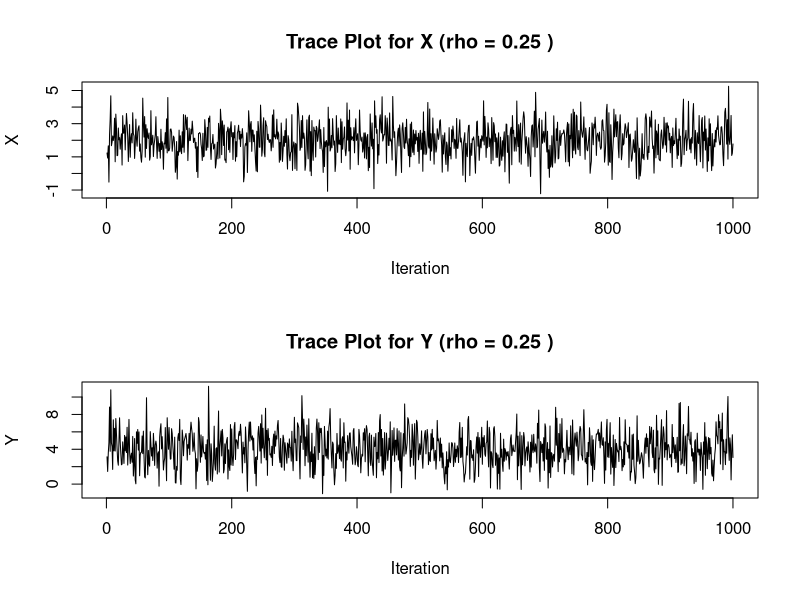
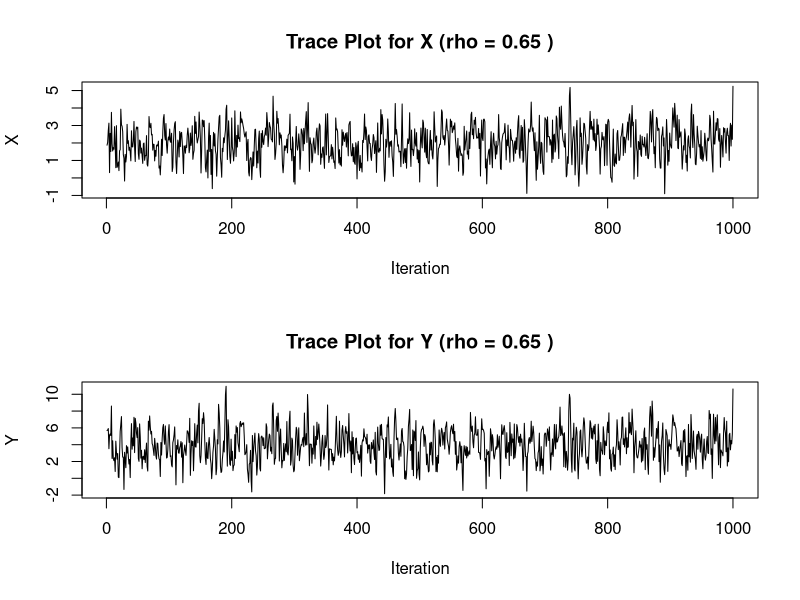
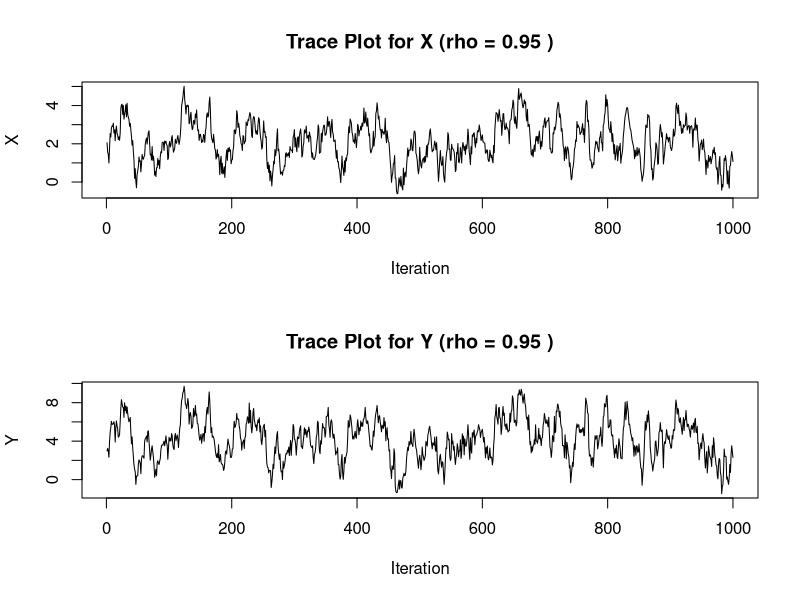
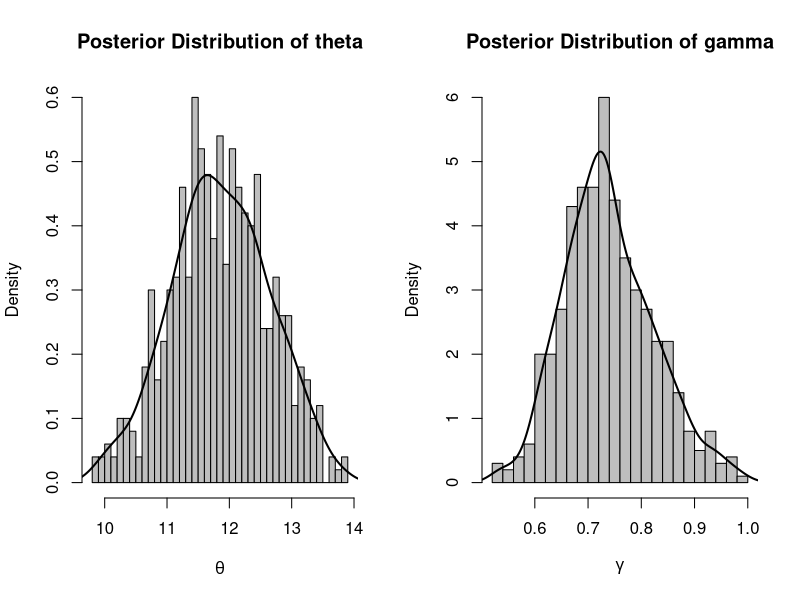

Generate these figures, in order, with R:
## ---- chunk 1

library(coda)

set.seed(123)

n_iter <- 1500   #Number of iterations
burn_in <- 500   # Burn-in period

rho_values <- c(0.25, 0.65, 0.95)
results <- list()

for(rho in rho_values) {
  
  X <- numeric(n_iter)
  Y <- numeric(n_iter)
  
  X[1] <- 2
  Y[1] <- 4
  
  for(t in 2:n_iter) {
    mean_X <- 2 + (rho / 2) * (Y[t - 1] - 4)
    var_X <- 1 - rho^2
    X[t] <- rnorm(1, mean = mean_X, sd = sqrt(var_X))
    
    mean_Y <- 4 + 2 * rho * (X[t] - 2)
    var_Y <- 4 * (1 - rho^2)
    Y[t] <- rnorm(1, mean = mean_Y, sd = sqrt(var_Y))
  }
  
  X_samples <- X[(burn_in + 1):n_iter]
  Y_samples <- Y[(burn_in + 1):n_iter]
  
  E_X <- mean(X_samples)
  E_Y <- mean(Y_samples)
  Var_X <- var(X_samples)
  Var_Y <- var(Y_samples)
  
  acf_X <- acf(X_samples, plot = FALSE)$acf[2]
  acf_Y <- acf(Y_samples, plot = FALSE)$acf[2]
  
  ess_X <- effectiveSize(X_samples)
  ess_Y <- effectiveSize(Y_samples)
  
  results[[paste0("rho_", rho)]] <- list(
    rho = rho,
    E_X = E_X,
    E_Y = E_Y,
    Var_X = Var_X,
    Var_Y = Var_Y,
    acf_X = acf_X,
    acf_Y = acf_Y,
    ess_X = ess_X,
    ess_Y = ess_Y
  )
  
  par(mfrow = c(2, 1))
  plot(X_samples, type = "l", main = paste("Trace Plot for X (rho =", rho, ")"),
       xlab = "Iteration", ylab = "X")
  plot(Y_samples, type = "l", main = paste("Trace Plot for Y (rho =", rho, ")"),
       xlab = "Iteration", ylab = "Y")
  par(mfrow = c(1, 1))
}

stat_names <- c("E[X]", "Var[X]", "E[Y]", "Var[Y]", "ACF_X", "ACF_Y", "ESS_X", "ESS_Y")
rho_labels <- c("0.25", "0.65", "0.95")

summary_table <- matrix(NA, nrow = length(stat_names), ncol = length(rho_labels))
rownames(summary_table) <- stat_names
colnames(summary_table) <- rho_labels

for (rho in rho_labels) {
  res <- results[[paste0("rho_", rho)]]
  summary_table["E[X]", rho] <- res$E_X
  summary_table["Var[X]", rho] <- res$Var_X
  summary_table["E[Y]", rho] <- res$E_Y
  summary_table["Var[Y]", rho] <- res$Var_Y
  summary_table["ACF_X", rho] <- res$acf_X
  summary_table["ACF_Y", rho] <- res$acf_Y
  summary_table["ESS_X", rho] <- res$ess_X
  summary_table["ESS_Y", rho] <- res$ess_Y
}

print(summary_table)

## ---- chunk 2


n_iter <- 1000

theta <- numeric(n_iter)
gamma <- numeric(n_iter)

yA <- c(12, 9, 12, 14, 13, 13, 15, 8, 15, 6)
yB <- c(11, 11, 10, 9, 9, 8, 7, 10, 6, 8, 8, 9, 7)
nA <- length(yA)
nB <- length(yB) 
sumA <- sum(yA)
sumB <- sum(yB)

a_theta <- 120
b_theta <- 10
a_gamma <- 1
b_gamma <- 1

theta[1] <- 1
gamma[1] <- 1

for (t in 2:n_iter) {
  shape_theta <- a_theta + sumA + sumB 
  rate_theta <- b_theta + nA + nB * gamma[t - 1]  
  theta[t] <- rgamma(1, shape = shape_theta, rate = rate_theta)
  
  shape_gamma <- a_gamma + sumB 
  rate_gamma <- b_gamma + nB * theta[t]  
  gamma[t] <- rgamma(1, shape = shape_gamma, rate = rate_gamma)
}


burn_in <- 500
theta_samples <- theta[(burn_in + 1):n_iter]
gamma_samples <- gamma[(burn_in + 1):n_iter]

par(mfrow = c(1, 2))
hist(theta_samples, breaks = 30, probability = TRUE,
     main = "Posterior Distribution of theta", xlab = expression(theta),
     col = "grey")
lines(density(theta_samples), col = "black", lwd = 2)

hist(gamma_samples, breaks = 30, probability = TRUE,
     main = "Posterior Distribution of gamma", xlab = expression(gamma),
     col = "grey")
lines(density(gamma_samples), col = "black", lwd = 2)
par(mfrow = c(1, 1))


E_theta <- mean(theta_samples)
Var_theta <- var(theta_samples)
E_gamma <- mean(gamma_samples)
Var_gamma <- var(gamma_samples)

cat("Posterior mean of theta:", E_theta, "\n")
cat("Posterior variance of theta:", Var_theta, "\n")
cat("Posterior mean of gamma:", E_gamma, "\n")
cat("Posterior variance of gamma:", Var_gamma, "\n")


#I couldnt get RJAGS to install for some reason si i cant do the final part here
